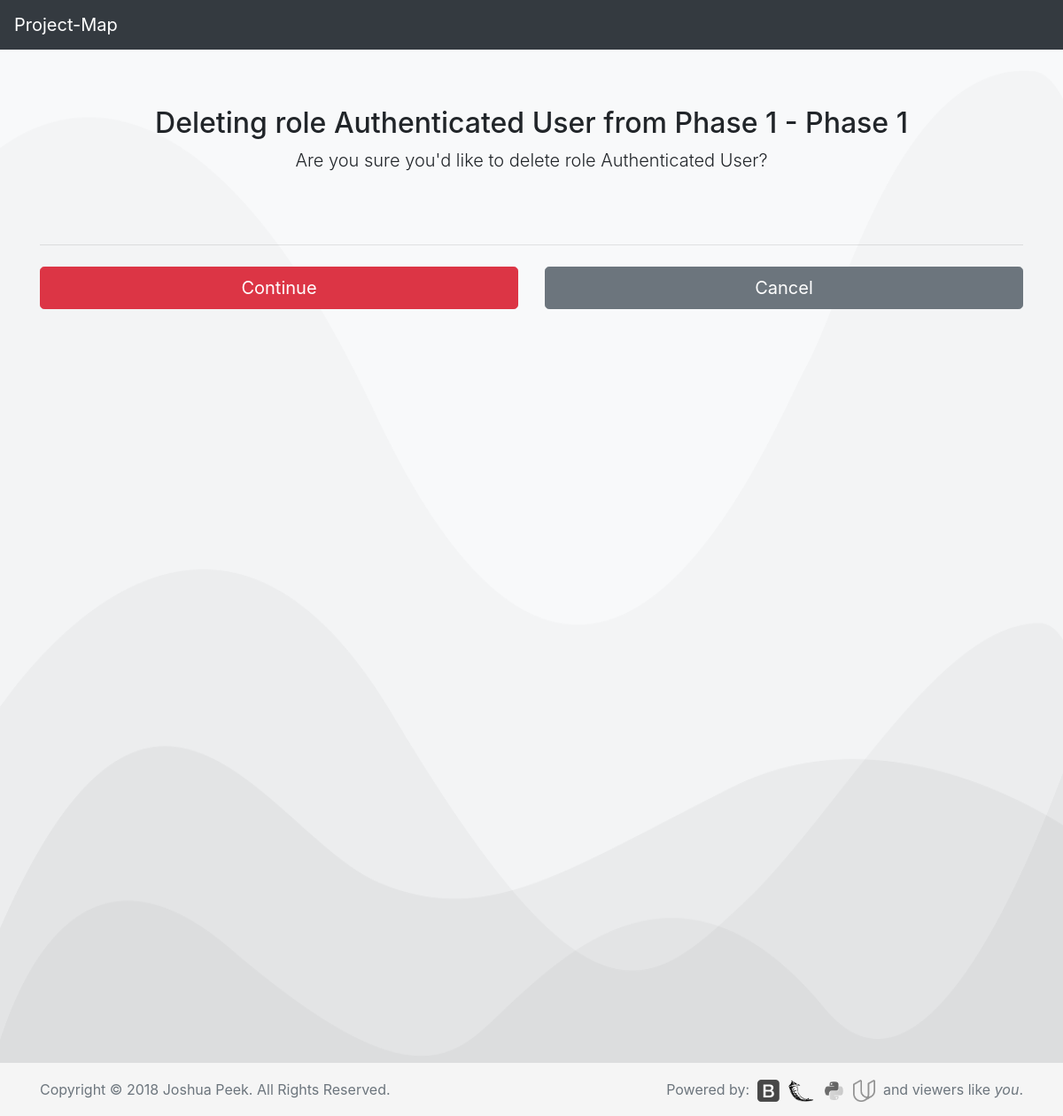
Before: /rle?1&d with the older database file.
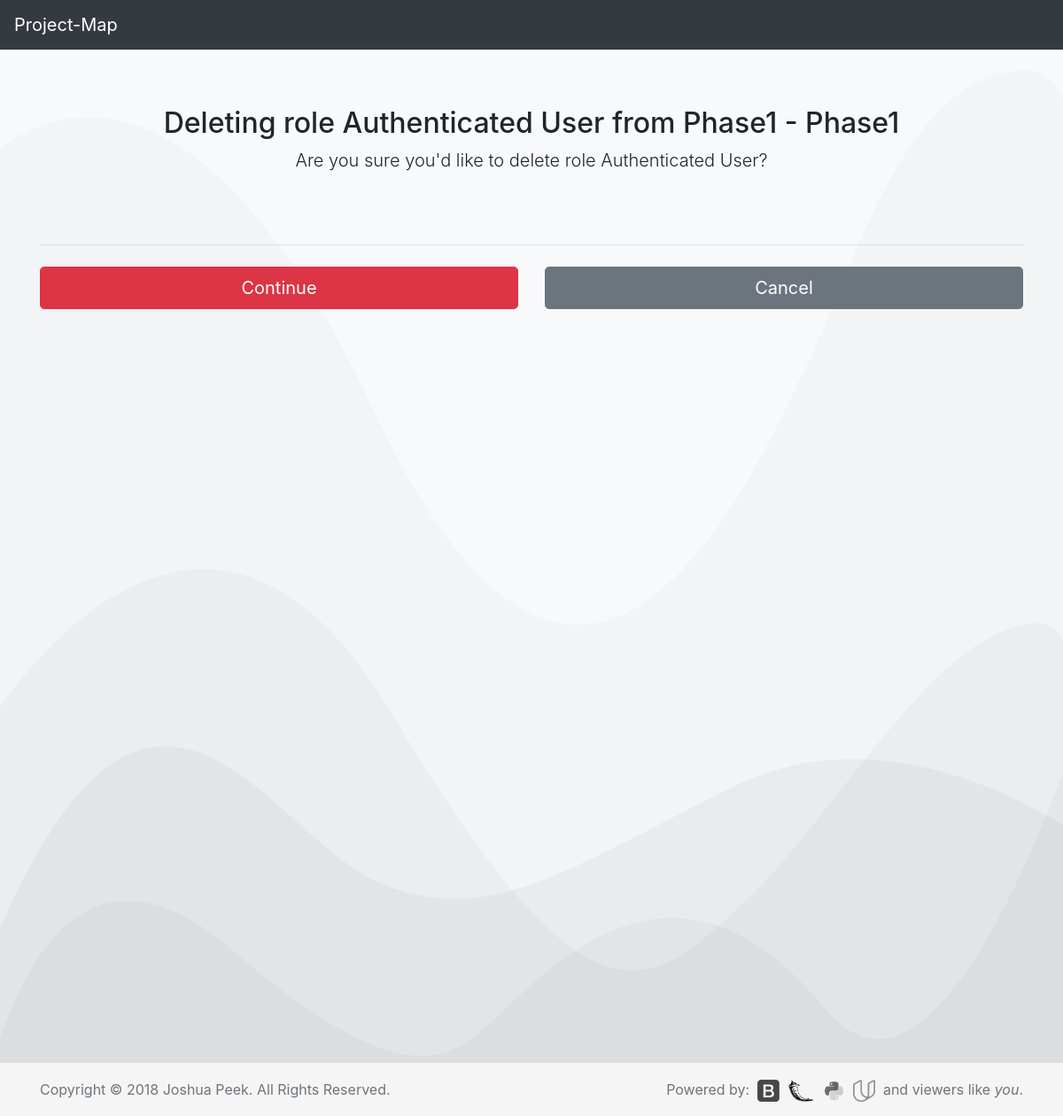
After: the same page with the newer database file.
### database_setup.py (models this page shows, shortened)
class Project(Base):
    __tablename__ = 'project'
    id = Column(Integer, primary_key=True)
    title = Column(String(250), nullable=False)
    description = Column(String(500))
    org_id = Column(Integer, ForeignKey('org.id'))
    org = relationship(Org)

### app.py (the view)
@app.route('/rle?<int:role_id>&d', methods=['GET', 'POST'])
def delRole(role_id):
    delRole = session.query(Role).filter_by(id=role_id).one()
    project = session.query(Project).filter_by(id=delRole.project.id).one()
    org_id=project.org.id
    if request.method == 'POST':
        session.delete(delRole)
        session.commit()
        flash("Role Removed")
        return redirect(url_for('projectPage',org_id=org_id,
                                 project_id=project.id))
    else:
        return render_template('delete/role.html', i=delRole, project=project)

### templates/delete/role.html (shortened to what this page needs)
<!doctype html>
<html lang="en">
  {% include "header.html" %}
  <body>
    <nav class="navbar navbar-expand-md navbar-dark fixed-top bg-dark">
      <a class="navbar-brand" href="/">Project-Map</a>
    </nav>
  <body class="bg-light">
    <div class="container">
      <div class="py-5 text-center">
        <h2>Deleting role {{i.title}} from {{project.title}} - {{i.project.title}}</h2>
        <p class="lead">Are you sure you'd like to delete role {{i.title}}?</p>
      </div>
      <div class="row">
        <div class="col-md-12 order-md-1">
          <form class="needs-validation" action='{{url_for('delRole', role_id=i.id)}}' method='post' novalidate>
            <hr class="mb-4">
            <div class="row">
              <div class="col-md-6 mb-3">
                <button class="btn btn-danger btn-lg btn-block" type="Edit">Continue</button>
              </div>
          </form>
              <div class="col-md-6 mb-3">
                <form action="{{url_for('projectPage', org_id=project.org.id, project_id=i.project.id)}}">
                  <button class="btn btn-secondary btn-lg btn-block" type="submit">Cancel</button>
                </form>
              </div>
            </div>
        </div>
      </div>
  {% include "footer.html" %}
  </body>
</html>

Changed rows visible on the page:
changed Project: title "Phase 1" → "Phase1"; project "Phase 1" → "Phase1"
